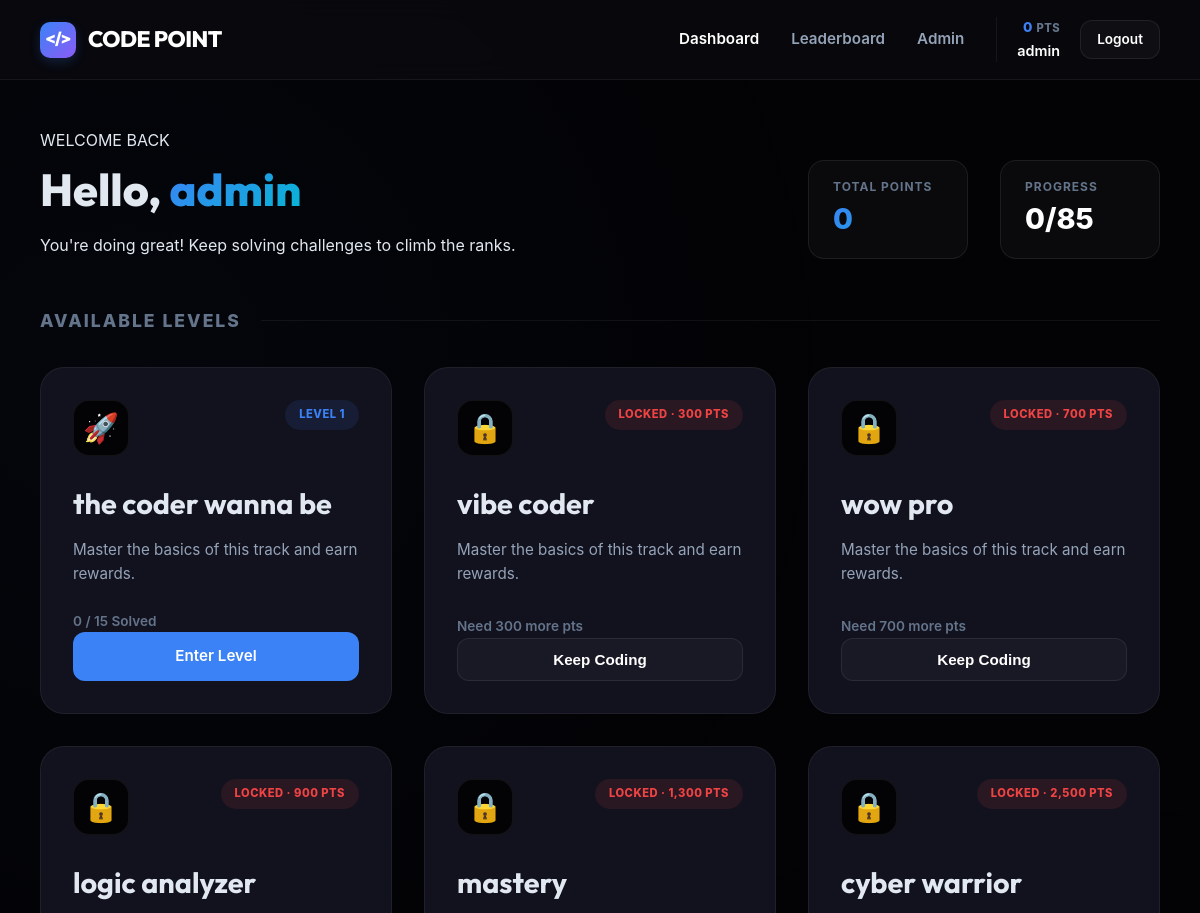
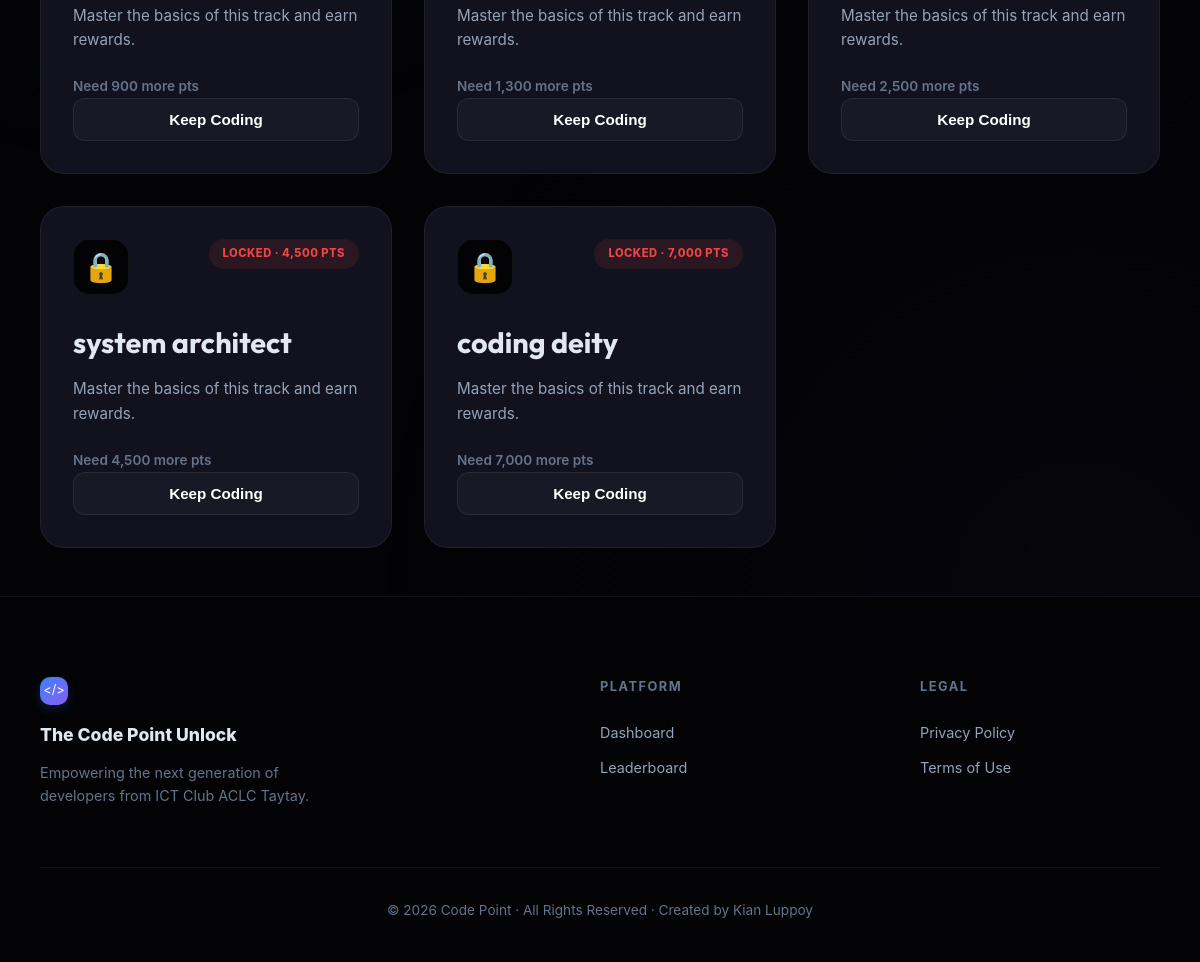
/pages/dashboard.php (signed in), run on the app's committed database (2 pictures, top to bottom).
### tables this page shows
CREATE TABLE users (
    id INT AUTO_INCREMENT PRIMARY KEY,
    username VARCHAR(50) UNIQUE NOT NULL,
    email VARCHAR(100) UNIQUE NOT NULL,
    password VARCHAR(255) NOT NULL,
    is_admin TINYINT(1) DEFAULT 0,
    total_points INT DEFAULT 0,
    created_at TIMESTAMP DEFAULT CURRENT_TIMESTAMP,
    updated_at TIMESTAMP DEFAULT CURRENT_TIMESTAMP ON UPDATE CURRENT_TIMESTAMP
);

CREATE TABLE levels (
    id INT AUTO_INCREMENT PRIMARY KEY,
    name VARCHAR(100) NOT NULL,
    required_points INT DEFAULT 0,
    display_order INT DEFAULT 1,
    created_at TIMESTAMP DEFAULT CURRENT_TIMESTAMP
);

### includes/config.php (called while the page is built, shortened)
<?php
function isLoggedIn() {
    return isset($_SESSION['user_id']);
}
function isAdmin() {
    return isset($_SESSION['is_admin']) && $_SESSION['is_admin'] == 1;
}
function sanitize($data) {
    return htmlspecialchars(trim($data), ENT_QUOTES, 'UTF-8', false);
}
?>

### includes/db.php (called while the page is built, shortened)
<?php
require_once 'config.php';
class Database {
    private $conn;
    private static $instance = null;
    private function __construct() {
        try {
            $dsn = "mysql:host=" . DB_HOST . ";dbname=" . DB_NAME . ";port=" . DB_PORT . ";charset=utf8mb4";
            $this->conn = new PDO(
                $dsn,
                DB_USER,
                DB_PASS,
                [
                    PDO::ATTR_ERRMODE => PDO::ERRMODE_EXCEPTION,
                    PDO::ATTR_DEFAULT_FETCH_MODE => PDO::FETCH_ASSOC,
                    PDO::ATTR_EMULATE_PREPARES => false
                ]
            );
            $this->initTables();
        } catch (PDOException $e) {
            die("Database connection failed: " . $e->getMessage());
        }
    }
    public static function getInstance() {
        if (self::$instance === null) {
            self::$instance = new self();
        }
        return self::$instance;
    }
    public function query($sql, $params = []) {
        $stmt = $this->conn->prepare($sql);
        $stmt->execute($params);
        return $stmt;
    }
    public function fetch($sql, $params = []) {
        return $this->query($sql, $params)->fetch();
    }
    public function fetchAll($sql, $params = []) {
        return $this->query($sql, $params)->fetchAll();
    }
    private function initTables() {
        $check = $this->fetch("SHOW TABLES LIKE 'users'");
    }
}
$db = Database::getInstance();
?>

### pages/dashboard.php (the view, shortened to what this page needs)
<?php
require_once '../includes/db.php';
$pageTitle = 'Dashboard';
$userId = $_SESSION['user_id'];
$user = $db->fetch("SELECT * FROM users WHERE id = ?", [$userId]);
$levels = $db->fetchAll("SELECT * FROM levels ORDER BY display_order ASC");
$completedCount = $db->fetch("SELECT COUNT(DISTINCT question_id) as count FROM user_progress WHERE user_id = ?", [$userId])['count'];
$totalQuestions = $db->fetch("SELECT COUNT(*) as count FROM questions")['count'];
require_once '../includes/header.php';
?>
<div class="dashboard scale-in">
    <div class="dashboard-header animate-fade-in">
        <div class="user-welcome">
            <span class="premium-badge">WELCOME BACK</span>
            <h1>Hello, <span class="gradient-text"><?php echo sanitize($user['username']); ?></span></h1>
            <p class="text-muted">You're doing great! Keep solving challenges to climb the ranks.</p>
        </div>
        <div class="user-stats-summary">
            <div class="stat-v-card">
                <span class="stat-v-label">Total Points</span>
                <span class="stat-v-value gradient-text"><?php echo number_format($user['total_points']); ?></span>
            </div>
            <div class="stat-v-card">
                <span class="stat-v-label">Progress</span>
                <span class="stat-v-value"><?php echo $completedCount; ?>/<?php echo $totalQuestions; ?></span>
            </div>
        </div>
    </div>
    <div class="section-divider">
        <h2 class="section-title">Available Levels</h2>
        <div class="divider-line"></div>
    </div>
    <div class="levels-grid">
        <?php foreach ($levels as $index => $level):
            $isLocked = $user['total_points'] < $level['required_points'];
            $levelProgress = $db->fetch(
                "SELECT COUNT(*) as count FROM user_progress up
                 JOIN questions q ON up.question_id = q.id
                 WHERE up.user_id = ? AND q.level_id = ?",
                [$userId, $level['id']]
            )['count'];
            $levelTotal = $db->fetch("SELECT COUNT(*) as count FROM questions WHERE level_id = ?", [$level['id']])['count'];
        ?>
            <div class="level-card animate-fade-in <?php echo $isLocked ? 'locked' : ''; ?>" style="animation-delay: <?php echo ($index * 0.1); ?>s">
                <?php if ($isLocked): ?>
                    <span class="level-badge locked-badge">Locked · <?php echo number_format($level['required_points']); ?> PTS</span>
                <?php else: ?>
                    <span class="level-badge">Level <?php echo $level['display_order']; ?></span>
                <?php endif; ?>
                <div class="level-card-inner">
                    <div class="level-icon">
                        <?php echo $isLocked ? '🔒' : '🚀'; ?>
                    </div>
                    <h3 class="level-title"><?php echo sanitize($level['name']); ?></h3>
                    <p class="level-desc">Master the basics of this track and earn rewards.</p>
                </div>
                <div class="level-footer">
                    <div class="level-progress-info">
                        <?php if (!$isLocked): ?>
                            <span class="stat-txt"><?php echo $levelProgress; ?> / <?php echo $levelTotal; ?> Solved</span>
                        <?php else: ?>
                            <span class="stat-txt">Need <?php echo number_format($level['required_points'] - $user['total_points']); ?> more pts</span>
                        <?php endif; ?>
                    </div>
                    <?php if (!$isLocked): ?>
                        <a href="level.php?id=<?php echo $level['id']; ?>" class="btn btn-primary btn-block">
                            Enter Level
                        </a>
                    <?php else: ?>
                        <button class="btn btn-glass btn-block" disabled>
                            Keep Coding
                        </button>
                    <?php endif; ?>
                </div>
            </div>
        <?php endforeach; ?>
    </div>
</div>
<?php require_once '../includes/footer.php'; ?>

### includes/header.php (shortened to what this page needs)
<!DOCTYPE html>
<html lang="en">
<head>
    <link rel="stylesheet" href="<?php echo SITE_URL; ?>/assets/css/style.css?v=<?php echo time(); ?>">
</head>
<body class="<?php echo isset($bodyClass) ? $bodyClass : ''; ?>">
    <nav class="navbar">
        <div class="nav-container">
            <a href="<?php echo SITE_URL; ?>" class="nav-logo">
                <div class="logo-icon">&#60;/&#62;</div>
                <span>CODE POINT</span>
            </a>
            <div class="nav-links">
                <?php if (isLoggedIn()): ?>
                    <a href="<?php echo SITE_URL; ?>/pages/dashboard.php" class="nav-link <?php echo ($pageTitle == 'Dashboard') ? 'active' : ''; ?>">Dashboard</a>
                    <a href="<?php echo SITE_URL; ?>/pages/leaderboard.php" class="nav-link <?php echo ($pageTitle == 'Leaderboard') ? 'active' : ''; ?>">Leaderboard</a>
                    <?php if (isAdmin()): ?>
                        <a href="<?php echo SITE_URL; ?>/admin/" class="nav-link">Admin</a>
                    <?php endif; ?>
                    <div class="nav-user-profile">
                        <div class="user-info">
                            <span class="u-points"><?php echo number_format($_SESSION['total_points'] ?? 0); ?> <span>PTS</span></span>
                            <span class="u-name"><?php echo sanitize($_SESSION['username']); ?></span>
                        </div>
                        <a href="<?php echo SITE_URL; ?>/pages/logout.php" class="btn btn-glass btn-sm">Logout</a>
                    </div>
                <?php else: ?>
                    <a href="<?php echo SITE_URL; ?>/pages/login.php" class="nav-link">Login</a>
                    <a href="<?php echo SITE_URL; ?>/pages/register.php" class="btn btn-primary btn-sm">Sign Up</a>
                <?php endif; ?>
            </div>
        </div>
    </nav>
    <main class="main-content">

### includes/footer.php (shortened to what this page needs)
    </main>
    <?php if (!isset($bodyClass) || $bodyClass !== 'challenge-body'): ?>
    <footer class="footer">
        <div class="footer-container">
            <div class="footer-grid">
                <div class="footer-brand">
                    <div class="logo-icon small">&#60;/&#62;</div>
                    <span class="brand-text">The Code Point Unlock</span>
                    <p class="brand-desc">Empowering the next generation of developers from ICT Club ACLC Taytay.</p>
                </div>
                <div class="footer-links-group">
                    <h4>Platform</h4>
                    <a href="<?php echo SITE_URL; ?>/pages/dashboard.php">Dashboard</a>
                    <a href="<?php echo SITE_URL; ?>/pages/leaderboard.php">Leaderboard</a>
                </div>
                <div class="footer-links-group">
                    <h4>Legal</h4>
                    <a href="#">Privacy Policy</a>
                    <a href="#">Terms of Use</a>
                </div>
            </div>
            <div class="footer-bottom">
                <p>&copy; <?php echo date('Y'); ?> Code Point · All Rights Reserved · Created by Kian Luppoy</p>
            </div>
        </div>
    </footer>
    <?php endif; ?>
</body>
</html>

### pages/dashboard.php (style rules this page uses)
.section-divider { margin-bottom: 32px; display: flex; align-items: center; gap: 20px; }
.divider-line { flex: 1; height: 1px; background: var(--border-color); }
.section-title { font-size: 1.1rem; font-weight: 800; text-transform: uppercase; letter-spacing: 2px; color: var(--text-muted); }
.scale-in { animation: scaleIn 0.4s ease-out forwards; }

### includes/footer.php (style rules this page uses)
.footer { border-top: 1px solid var(--border-color); padding: 80px 40px 40px; background: var(--bg-primary); }
.footer-container { max-width: 1400px; margin: 0 auto; }
.footer-grid { display: grid; grid-template-columns: 2fr 1fr 1fr; gap: 80px; margin-bottom: 60px; }
.footer-brand .brand-text { font-weight: 800; font-size: 1.1rem; margin-bottom: 12px; display: inline-block; }
.brand-desc { color: var(--text-muted); font-size: 0.9rem; max-width: 300px; }
.logo-icon.small { width: 28px; height: 28px; font-size: 0.8rem; margin-bottom: 16px; }
.footer-links-group h4 { font-size: 0.8rem; text-transform: uppercase; letter-spacing: 1.5px; color: var(--text-muted); margin-bottom: 24px; }
.footer-links-group a { display: block; color: var(--text-secondary); text-decoration: none; font-size: 0.9rem; margin-bottom: 12px; transition: var(--transition); }
.footer-bottom { border-top: 1px solid var(--border-color); padding-top: 32px; text-align: center; color: var(--text-muted); font-size: 0.85rem; }

### data on the page
users: username "admin", total_points "0"
levels: display_order "1", name "the coder wanna be", levelProgress "0", levelTotal "15"
levels: required_points "300", name "vibe coder", $level['required_points']-$user['total_points'] "300", shows "Keep Coding"
levels: required_points "700", name "wow pro", $level['required_points']-$user['total_points'] "700", shows "Keep Coding"
levels: required_points "900", name "logic analyzer", $level['required_points']-$user['total_points'] "900", shows "Keep Coding"
levels: required_points "1,300", name "mastery", $level['required_points']-$user['total_points'] "1,300", shows "Keep Coding"
levels: required_points "2,500", name "cyber warrior", $level['required_points']-$user['total_points'] "2,500", shows "Keep Coding"
levels: required_points "4,500", name "system architect", $level['required_points']-$user['total_points'] "4,500", shows "Keep Coding"
levels: required_points "7,000", name "coding deity", $level['required_points']-$user['total_points'] "7,000", shows "Keep Coding"

### other printed values
$_SESSION['total_points'] "0"
$_SESSION['username'] "admin"
$completedCount "0"
$totalQuestions "85"
